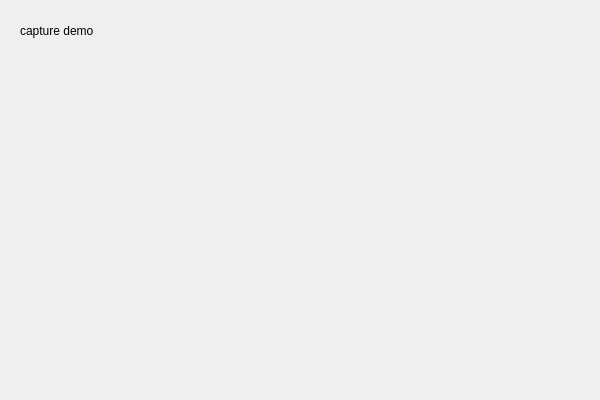
<?xml version="1.0" encoding="UTF-8"?>
<ui version="4.0">
 <class>DemoCaptureClass</class>
 <widget class="QWidget" name="DemoCaptureClass">
  <property name="geometry">
   <rect>
    <x>0</x>
    <y>0</y>
    <width>600</width>
    <height>400</height>
   </rect>
  </property>
  <property name="windowTitle">
   <string>DemoCapture</string>
  </property>
  <widget class="QLabel" name="label">
   <property name="geometry">
    <rect>
     <x>20</x>
     <y>20</y>
     <width>101</width>
     <height>21</height>
    </rect>
   </property>
   <property name="text">
    <string>capture demo</string>
   </property>
  </widget>
 </widget>
 <layoutdefault spacing="6" margin="11"/>
 <resources>
  <include location="DemoCapture.qrc"/>
 </resources>
 <connections/>
</ui>
